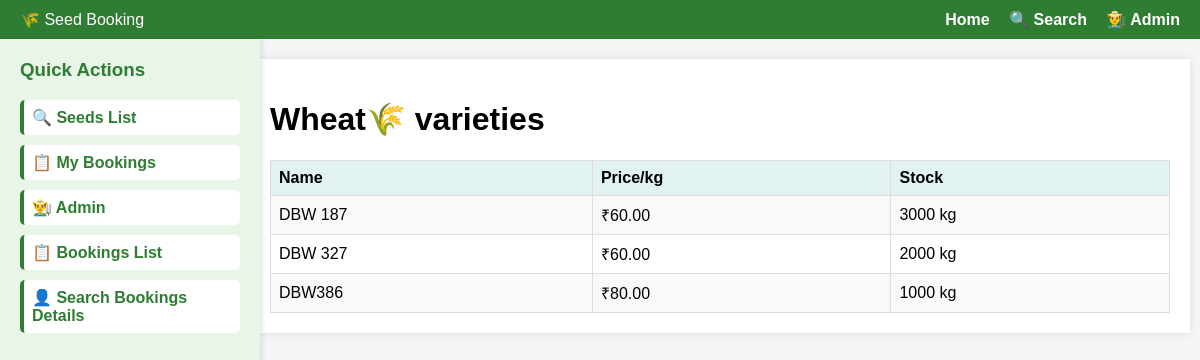
The page /seeds/Wheat🌾/ on the database its author committed.
### shop/models.py (models this page shows, shortened)
class Seed(models.Model):
    name = models.CharField(max_length=100)
    category = models.CharField(max_length=50)
    subcategory = models.CharField(max_length=50, blank=True)
    price = models.DecimalField(max_digits=8, decimal_places=2)
    stock = models.IntegerField()
    description = models.TextField(blank=True)

### shop/views.py (the view)
# urls.py: path('seeds/<str:category>/', views.seed_by_category, name='seed_by_category'),
def seed_by_category(request, category):
    seeds = Seed.objects.filter(category=category).order_by('name')
    return render(request, 'shop/seed_by_category.html', {'category': category, 'seeds': seeds})

### shop/templates/shop/seed_by_category.html
{% extends 'shop/base.html' %}
{% block content %}
<h1>{{ category|title }} varieties</h1>
<table class="simple-table">
    <tr>
        <th>Name</th>
        <th>Price/kg</th>
        <th>Stock</th>
    </tr>
    {% for seed in seeds %}
    <tr>
        <td>{{ seed.name }}</td>
        <td>₹{{ seed.price }}</td>
        <td>{{ seed.stock }} kg</td>
    </tr>
    {% empty %}
    <tr><td colspan="3">No varieties available.</td></tr>
    {% endfor %}
</table>
{% endblock %}

### shop/templates/shop/base.html (style rules this page uses)
body { font-family: Arial, sans-serif; margin: 0; background: #f5f5f5; }
table.simple-table { width: 100%; border-collapse: collapse; margin-top: 10px; }
table.simple-table th, table.simple-table td { border: 1px solid #ddd; padding: 8px; text-align: left; }
table.simple-table th { background-color: #e0f2f1; }
table.simple-table tr:nth-child(even) { background-color: #f9f9f9; }

### rows shown on the page
Seed: name "DBW 187", price "60.00", stock "3000"
Seed: name "DBW 327", price "60.00", stock "2000"
Seed: name "DBW386", price "80.00", stock "1000"

### other values the page prints
{{ category|title }} "Wheat🌾"
